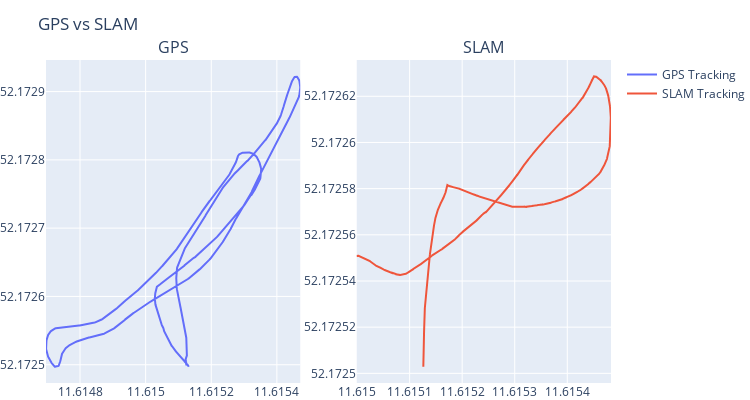

The notebook cell this image was saved under:
### Code cell
import plotly.graph_objs as go
from plotly.subplots import make_subplots
import plotly.offline as py
import numpy as np
import pandas as pd

# Read data from file
gps_data = "/mnt/hdd02/ba_copter_videos/Flight_05/DJIFlightRecord_2024-04-12_[18-34-58].csv"
# File name of trajectory data
slam_data = '/home/bastian/uni/visual_odometry_playground/orb_slam3/orb_slam3_ws/CameraTrajectory.csv'

######################## GPS PLOT ########################

data = pd.read_csv(gps_data)
# print(data.columns)

# Extracting data
latitude = data["OSD.latitude"]
longitude = data["OSD.longitude"]

# Create subplot
fig = make_subplots(rows=1, cols=2, subplot_titles=['GPS', 'SLAM'])

# Add trace for trajectory
fig.add_trace(go.Scatter(
    x=longitude,
    y=latitude,
    mode='lines', name='GPS Tracking'
), row=1, col=1)

######################## SLAM PLOT ########################

# Lists for delta values
cam_delta_twb_x = []
cam_delta_twb_y = []

# Read trajectory data and store delta values in lists
with open(slam_data, 'r') as f:
    for line in f:
        parts = line.split()
        cam_delta_twb_x.append(float(parts[1]))
        cam_delta_twb_y.append(-float(parts[2]))

slam_layout = dict(title='SLAM',
                   xaxis=dict(title='X'),
                   yaxis=dict(title='Y'),
                   margin=dict(l=0, r=0, t=30, b=0))

lon = [longitude[0]]
lat = [latitude[0]]
scale = 0.00001

# Move scale nearly to koordinate system
for i in range(len(cam_delta_twb_x)):
    if i == 0:
        continue
    delta_lon = cam_delta_twb_x[i] - cam_delta_twb_x[i-1]
    delta_lat = cam_delta_twb_y[i] - cam_delta_twb_y[i-1]
    lon.append(lon[i-1] + (scale * delta_lon))
    lat.append(lat[i-1] + (scale * delta_lat))

# Add plot
fig.add_trace(go.Scatter(
    x=lon,
    y=lat,
    mode='lines', name='SLAM Tracking'
), row=1, col=2)

fig.update_layout(title='GPS vs SLAM',
                  width=750,
                  height=400,
                  margin=dict(l=0, r=0, t=60, b=0))

py.iplot(fig)

print("SLAM Points : " + str(len(slam_data)))
print("GPS  Points : " + str(len(gps_data)))

### Figure 1 — Plotly figure (JSON) as saved in the notebook; plotly's stock layout.template omitted (floating-point values rounded to 4 significant figures; data arrays with more than 128 entries replaced by an {"elided": "..."} marker saying what was removed)
{"data": [{"mode": "lines", "name": "GPS Tracking", "type": "scatter", "x": {"elided": "1933 float values"}, "xaxis": "x", "y": {"elided": "1933 float values"}, "yaxis": "y"}, {"mode": "lines", "name": "SLAM Tracking", "type": "scatter", "x": {"elided": "7202 float values"}, "xaxis": "x2", "y": {"elided": "7202 float values"}, "yaxis": "y2"}], "layout": {"annotations": [{"font": {"size": 16}, "showarrow": false, "text": "GPS", "x": 0.225, "xanchor": "center", "xref": "paper", "y": 1, "yanchor": "bottom", "yref": "paper"}, {"font": {"size": 16}, "showarrow": false, "text": "SLAM", "x": 0.775, "xanchor": "center", "xref": "paper", "y": 1, "yanchor": "bottom", "yref": "paper"}], "height": 400, "margin": {"b": 0, "l": 0, "r": 0, "t": 60}, "title": {"text": "GPS vs SLAM"}, "width": 750, "xaxis": {"anchor": "y", "autorange": true, "domain": [0, 0.45], "range": [11.61, 11.62], "type": "linear"}, "xaxis2": {"anchor": "y2", "autorange": true, "domain": [0.55, 1], "range": [11.61, 11.62], "type": "linear"}, "yaxis": {"anchor": "x", "autorange": true, "domain": [0, 1], "range": [52.17, 52.17], "type": "linear"}, "yaxis2": {"anchor": "x2", "autorange": true, "domain": [0, 1], "range": [52.17, 52.17], "type": "linear"}}}
